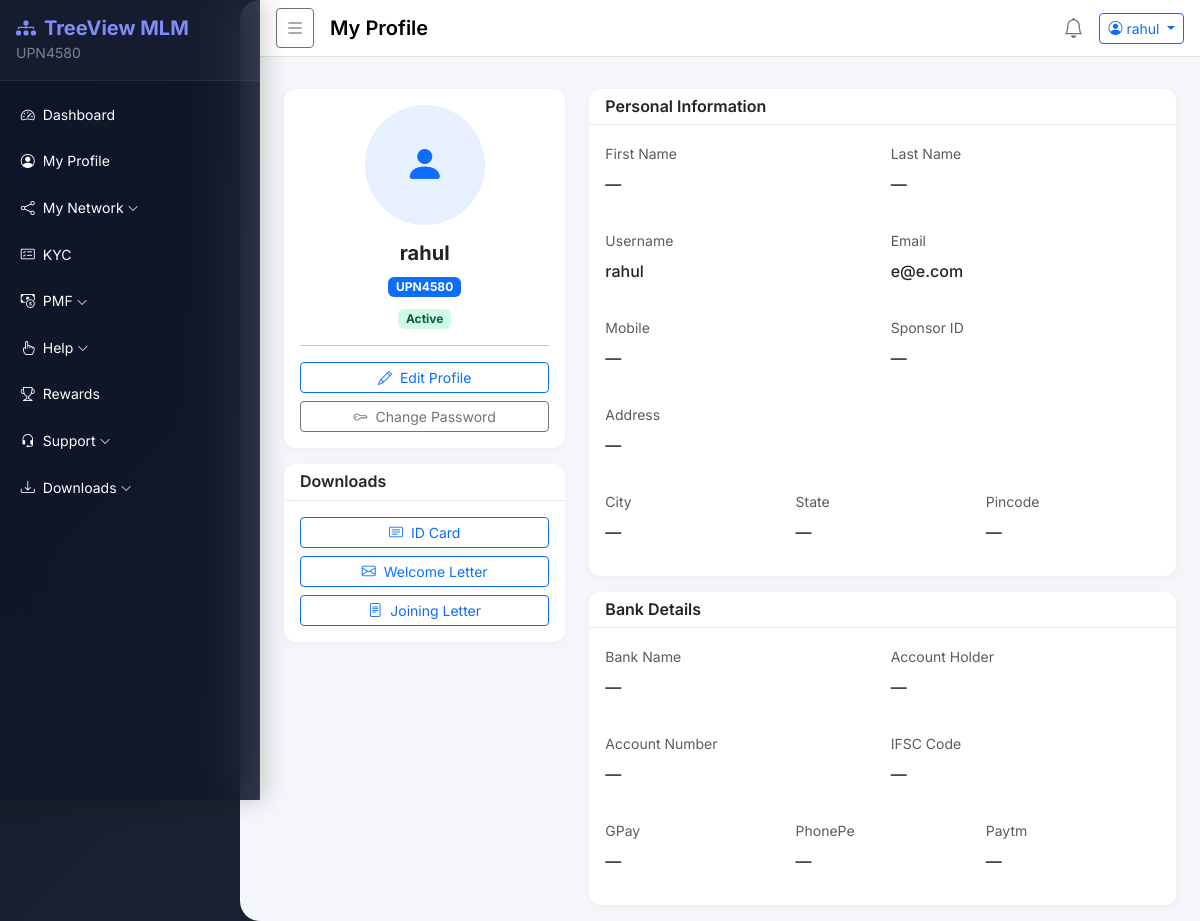
Screenshot of /accounts/profile/ (signed in) with the database file from the repository.
### accounts/models.py (models this page shows, shortened)
class User(AbstractBaseUser, PermissionsMixin):
    STATUS_CHOICES = [('active', 'Active'), ('inactive', 'Inactive'), ('pending', 'Pending')]
    member_id   = models.CharField(max_length=20, unique=True, default=generate_member_id)
    sponsor_id  = models.CharField(max_length=20, blank=True, null=True)
    username    = models.CharField(max_length=150, unique=True)
    email       = models.EmailField(unique=True)
    mobile      = models.CharField(max_length=15, blank=True)
    status      = models.CharField(max_length=10, choices=STATUS_CHOICES, default='pending')
    is_active   = models.BooleanField(default=True)
    is_staff    = models.BooleanField(default=False)
    plain_password = models.CharField(max_length=128, blank=True)  # stored for admin view
    created_at  = models.DateTimeField(default=timezone.now)
    objects = UserManager()
    USERNAME_FIELD = 'username'
    REQUIRED_FIELDS = ['email']
    class Meta:
        db_table = 'users'
    def get_full_name(self):
        profile = getattr(self, 'profile', None)
        if profile:
            return f"{profile.first_name} {profile.last_name}".strip()
        return self.username

class UserProfile(models.Model):
    user         = models.OneToOneField(User, on_delete=models.CASCADE, related_name='profile')
    first_name   = models.CharField(max_length=100, blank=True)
    last_name    = models.CharField(max_length=100, blank=True)
    address      = models.TextField(blank=True)
    city         = models.CharField(max_length=100, blank=True)
    state        = models.CharField(max_length=100, blank=True)
    country      = models.CharField(max_length=100, blank=True, default='India')
    pincode      = models.CharField(max_length=10, blank=True)
    profile_image = models.ImageField(upload_to='profiles/', blank=True, null=True)
    bank_name    = models.CharField(max_length=150, blank=True)
    account_holder = models.CharField(max_length=150, blank=True)
    account_number = models.CharField(max_length=50, blank=True)
    ifsc_code    = models.CharField(max_length=20, blank=True)
    gpay         = models.CharField(max_length=20, blank=True)
    phonepe      = models.CharField(max_length=20, blank=True)
    paytm        = models.CharField(max_length=20, blank=True)
    upi_id       = models.CharField(max_length=50, blank=True)
    class Meta:
        db_table = 'user_profiles'

### accounts/views.py (the view)
# urls.py: path('profile/',          views.profile_view,          name='profile'),
@login_required
def profile_view(request):
    profile, _ = UserProfile.objects.get_or_create(user=request.user)
    return render(request, 'accounts/profile.html', {'profile': profile})

### templates/accounts/profile.html (shortened to what this page needs)
{% extends 'base/base.html' %}
{% block page_title %}My Profile{% endblock %}
{% block content %}
<div class="row g-4">
  <div class="col-lg-4">
    <div class="card text-center">
      <div class="card-body">
        {% if user.profile.profile_image %}
        <img src="{{ user.profile.profile_image.url }}" class="rounded-circle mb-3" width="120" height="120" style="object-fit:cover">
        {% else %}
        <div class="rounded-circle bg-primary bg-opacity-10 d-inline-flex align-items-center justify-content-center mb-3" style="width:120px;height:120px">
          <i class="bi bi-person-fill text-primary fs-1"></i>
        </div>
        {% endif %}
        <h5 class="fw-bold">{{ user.get_full_name|default:user.username }}</h5>
        <div class="badge bg-primary mb-2">{{ user.member_id }}</div>
        <div><span class="badge badge-status-{{ user.status }}">{{ user.status|title }}</span></div>
        <hr>
        <a href="{% url 'accounts:edit_profile' %}" class="btn btn-outline-primary btn-sm w-100"><i class="bi bi-pencil me-2"></i>Edit Profile</a>
        <a href="{% url 'accounts:change_password' %}" class="btn btn-outline-secondary btn-sm w-100 mt-2"><i class="bi bi-key me-2"></i>Change Password</a>
      </div>
    </div>
    <div class="card mt-3">
      <div class="card-header"><h6 class="mb-0 fw-semibold">Downloads</h6></div>
      <div class="card-body">
        <a href="{% url 'accounts:download_id_card' %}" class="btn btn-sm btn-outline-primary w-100 mb-2"><i class="bi bi-card-text me-2"></i>ID Card</a>
        <a href="{% url 'accounts:download_welcome_letter' %}" class="btn btn-sm btn-outline-primary w-100 mb-2"><i class="bi bi-envelope me-2"></i>Welcome Letter</a>
        <a href="{% url 'accounts:download_joining_letter' %}" class="btn btn-sm btn-outline-primary w-100"><i class="bi bi-file-text me-2"></i>Joining Letter</a>
      </div>
    </div>
  </div>
  <div class="col-lg-8">
    <div class="card">
      <div class="card-header"><h6 class="mb-0 fw-semibold">Personal Information</h6></div>
      <div class="card-body">
        <div class="row g-3">
          <div class="col-sm-6"><label class="form-label text-muted small">First Name</label><p class="fw-medium">{{ user.profile.first_name|default:'—' }}</p></div>
          <div class="col-sm-6"><label class="form-label text-muted small">Last Name</label><p class="fw-medium">{{ user.profile.last_name|default:'—' }}</p></div>
          <div class="col-sm-6"><label class="form-label text-muted small">Username</label><p class="fw-medium">{{ user.username }}</p></div>
          <div class="col-sm-6"><label class="form-label text-muted small">Email</label><p class="fw-medium">{{ user.email }}</p></div>
          <div class="col-sm-6"><label class="form-label text-muted small">Mobile</label><p class="fw-medium">{{ user.mobile|default:'—' }}</p></div>
          <div class="col-sm-6"><label class="form-label text-muted small">Sponsor ID</label><p class="fw-medium">{{ user.sponsor_id|default:'—' }}</p></div>
          <div class="col-12"><label class="form-label text-muted small">Address</label><p class="fw-medium">{{ user.profile.address|default:'—' }}</p></div>
          <div class="col-sm-4"><label class="form-label text-muted small">City</label><p class="fw-medium">{{ user.profile.city|default:'—' }}</p></div>
          <div class="col-sm-4"><label class="form-label text-muted small">State</label><p class="fw-medium">{{ user.profile.state|default:'—' }}</p></div>
          <div class="col-sm-4"><label class="form-label text-muted small">Pincode</label><p class="fw-medium">{{ user.profile.pincode|default:'—' }}</p></div>
        </div>
      </div>
    </div>
    <div class="card mt-3">
      <div class="card-header"><h6 class="mb-0 fw-semibold">Bank Details</h6></div>
      <div class="card-body">
        <div class="row g-3">
          <div class="col-sm-6"><label class="form-label text-muted small">Bank Name</label><p class="fw-medium">{{ user.profile.bank_name|default:'—' }}</p></div>
          <div class="col-sm-6"><label class="form-label text-muted small">Account Holder</label><p class="fw-medium">{{ user.profile.account_holder|default:'—' }}</p></div>
          <div class="col-sm-6"><label class="form-label text-muted small">Account Number</label><p class="fw-medium">{{ user.profile.account_number|default:'—' }}</p></div>
          <div class="col-sm-6"><label class="form-label text-muted small">IFSC Code</label><p class="fw-medium">{{ user.profile.ifsc_code|default:'—' }}</p></div>
          <div class="col-sm-4"><label class="form-label text-muted small">GPay</label><p class="fw-medium">{{ user.profile.gpay|default:'—' }}</p></div>
          <div class="col-sm-4"><label class="form-label text-muted small">PhonePe</label><p class="fw-medium">{{ user.profile.phonepe|default:'—' }}</p></div>
          <div class="col-sm-4"><label class="form-label text-muted small">Paytm</label><p class="fw-medium">{{ user.profile.paytm|default:'—' }}</p></div>
        </div>
      </div>
    </div>
  </div>
</div>
{% endblock %}

### templates/base/base.html (shortened to what this page needs)
{% load static %}
{% load extras %}
<!DOCTYPE html>
<html lang="en">
<head>
  <link href="https://cdn.jsdelivr.net/npm/bootstrap@5.3.2/dist/css/bootstrap.min.css" rel="stylesheet">
  <link href="https://cdn.jsdelivr.net/npm/bootstrap-icons@1.11.3/font/bootstrap-icons.min.css" rel="stylesheet">
  <link rel="stylesheet" href="{% static 'css/style.css' %}">
</head>
<body>
  <div class="wrapper d-flex">
    <nav id="sidebar" class="sidebar text-white">
      <div class="sidebar-header p-3 d-flex align-items-center justify-content-between">
        <div>
          <h5 class="mb-0 fw-bold" style="color: #818cf8;"><i class="bi bi-diagram-3-fill me-2"></i>TreeView MLM</h5>
          {% if user.is_authenticated %}
          <small style="color: rgba(255,255,255,.45);">{{ user.member_id }}</small>
          {% endif %}
        </div>
      </div>
      <ul class="nav flex-column p-2 mt-1">
        {% if user.is_staff %}
          {% include 'base/sidebar_admin.html' %}
        {% else %}
          {% include 'base/sidebar_user.html' %}
        {% endif %}
      </ul>
    </nav>
    <div class="main-content flex-grow-1">
      <nav class="navbar navbar-expand-lg navbar-light bg-white border-bottom px-3 py-2">
        <button id="sidebarToggle" class="btn btn-sm btn-outline-secondary me-3">
          <i class="bi bi-list fs-5"></i>
        </button>
        <span class="navbar-brand fw-semibold">{% block page_title %}Dashboard{% endblock %}</span>
        <div class="ms-auto d-flex align-items-center gap-3">
          <a href="{% url 'notifications:add' %}" class="text-secondary position-relative">
            <i class="bi bi-bell fs-5"></i>
          </a>
          <div class="dropdown">
            <button class="btn btn-sm btn-outline-primary dropdown-toggle" data-bs-toggle="dropdown">
              <i class="bi bi-person-circle me-1"></i>{{ user.username }}
            </button>
          </div>
        </div>
      </nav>
      <div class="px-4 pt-3">
      </div>
      <div class="content px-4 py-3">
        {% block content %}{% endblock %}
      </div>
    </div>
  </div>
</body>
</html>

### static/css/style.css (style rules this page uses)
body { font-family: 'Inter', sans-serif; background: linear-gradient(135deg, #0b1120 0%, #1a2332 50%, #0b1120 100%); min-height: 100vh; overflow-x: hidden; }
.wrapper { display: flex; min-height: 100vh; }
.sidebar { width: 260px; min-width: 260px; transition: transform .3s ease, width .25s ease; z-index: 1050; overflow-y: auto; height: 100vh; background: rgba(15, 23, 42, 0.85); backdrop-filter: blur(24px); -webkit-backdrop-filter: blur(24px); border-right: 1px solid rgba(255, 255, 255, 0.06); box-shadow: 4px 0 24px rgba(0, 0, 0, 0.2); position: sticky; top: 0; }
.main-content { flex: 1; min-width: 0; background: #f4f6f9; border-radius: 20px 0 0 20px; margin-left: -20px; padding-left: 20px; }
.sidebar-header { background: rgba(255, 255, 255, 0.03); border-bottom: 1px solid rgba(255, 255, 255, 0.06) !important; }
.badge-status-active { background: #d1fae5; color: #065f46; }
.card { border: none; border-radius: 12px; box-shadow: 0 2px 8px rgba(0,0,0,.04); }
.card-header { background: transparent; border-bottom: 1px solid #e9ecef; font-weight: 600; }

### rows the page displays
User: member_id "UPN4580", username "rahul", get_full_name "rahul", status "Active", profile.first_name "—", profile.last_name "—", email "e@e.com", mobile "—", sponsor_id "—", profile.address "—", profile.city "—", profile.state "—", profile.pincode "—", profile.bank_name "—", profile.account_holder "—", profile.account_number "—", profile.ifsc_code "—", profile.gpay "—", profile.phonepe "—", profile.paytm "—"
